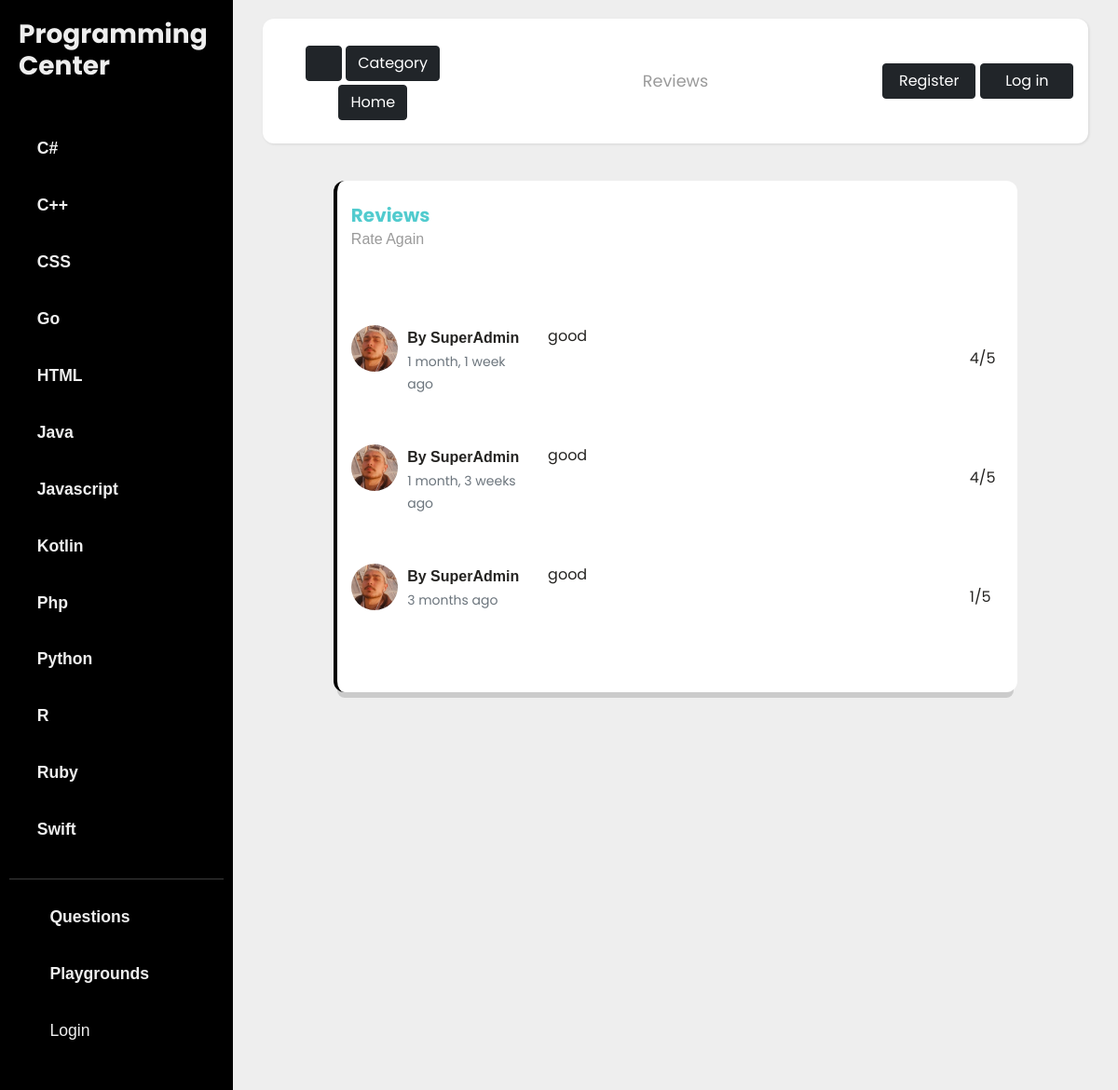
The page /account/review/results/ on the database its author committed.
### programmingLanguage/models.py (models this page shows, shortened)
class Language(models.Model):
    name = models.CharField(max_length=100, unique=True)
    slug = models.SlugField(max_length=10, unique=True)
    category = TreeManyToManyField(Category, related_name='lang_category')
    detail = RichTextField(blank=True, null=True)
    class Meta:
        ordering = ['name']

### account/models.py (models this page shows, shortened)
class Review(models.Model):
    RATE_CHOICES = [
        (1,'Terrible'),
        (2,'Bad'),
        (3,'OK'),
        (4,'Good'),
        (5,'Excellent')
        ]
    user = models.ForeignKey(UserBase, on_delete=models.CASCADE)
    date = models.DateTimeField(default=timezone.now)
    opinion = models.TextField(blank=True)
    rate = models.PositiveSmallIntegerField(choices=RATE_CHOICES)
    class Meta:
        ordering = ['-date']

class UserBase(AbstractBaseUser, PermissionsMixin):
    email = models.EmailField('email address', unique=True)
    username = models.CharField(max_length=150, unique=True)
    first_name = models.CharField(max_length=150, blank=True)
    last_name = models.CharField(max_length=150, blank=True)
    slug = models.SlugField(max_length=150, unique=True)
    is_active = models.BooleanField(default=False)
    is_staff = models.BooleanField(default=False)
    created = models.DateTimeField(auto_now_add=True)
    updated = models.DateTimeField(auto_now=True)
    objects = CustomAccountManager()
    USERNAME_FIELD = 'email'
    REQUIRED_FIELDS = ['username']
    class Meta:
        verbose_name = 'Account'
        verbose_name_plural = 'Accounts'
    def __str__(self):
        return self.username

class Profile(models.Model):
    user = models.OneToOneField(UserBase, on_delete=models.CASCADE)
    interests = models.ManyToManyField(Language, related_name='user_interests', blank=True)
    slug = models.SlugField(max_length=150, unique=True)
    about = models.TextField(blank=True)
    image = models.ImageField(default='avatar.png', upload_to=user_directory_path)
    stars = models.ManyToManyField(UserBase, related_name='star', default=None, blank=True)
    star_count = models.BigIntegerField(default='0')

### account/views.py (the view)
# urls.py: path('review/results/', views.ReviewListView.as_view(), name='review_results'),
class ReviewListView(ListView):
    model = Review
    template_name = 'review/review_results.html'
    paginate_by = 4

### programmingLanguage/views.py (called while the page is built)
def language_list(request):
    language_list = Language.objects.all()
    context = {
        'language_list': language_list
    }
    return context

### templates/review/review_results.html (shortened to what this page needs)
{% extends '../basee.html' %}
{% load crispy_forms_tags %}
{% load humanize %}
{% block content %}
<div class="container-fluid">
    <div class="row">
        <nav class="navbar">
            <div class=" col-lg-3 col-12" style="text-align: center; margin: 10px 0;">
                <button type="button" id="sidebarCollapse" class="btn btn-dark mt-1">
                    <i class="fas fa-align-left"></i>
                </button>
                <a href="{% url 'pl:category' %}" class="btn btn-dark mt-1">Category</a>
                <a href="{% url 'pl:home' %}" class="btn btn-dark mt-1">Home</a>
            </div>
            <div class=" col-lg-6 col-12" style="text-align: center; margin: 10px 0;">
                <a href="{% url 'account:review_results' %}" class="navigation ">Reviews</a>
            </div>
            <div class="col-lg-3 col-12" style="text-align: center; margin: 10px 0;">
                {% if request.user.is_authenticated %}
                <div class="btn-group  dropstart">
                    <a type="button" class="dropdown-toggle" data-bs-toggle="dropdown" data-toggle="dropdown"
                        aria-haspopup="true" aria-expanded="false">
                        <img src="{{ request.user.profile.image.url }}" alt="" class="rounded-circle" width="60"
                            height="60">
                    </a>
                    <div class="dropdown-menu">
                        <a class="dropdown-item"
                            href="{% url 'account:profile' request.user.profile.slug %}">Profile</a>
                        <a class="dropdown-item" href="{% url 'question:user_question_list' request.user.slug %}">My
                            Questions</a>
                        <div class="dropdown-divider"></div>
                        <a class="dropdown-item" href="{% url 'account:logout' %}">Logout</a>
                    </div>
                </div>
                {% else %}
                <div class="row justify-content-center">
                    <a href="{% url 'account:register' %}" class="btn btn-dark col-5"
                        style="margin-right: 5px;">Register</a>
                    <a href="{% url 'account:login' %}" class="btn btn-dark col-5">Log in</a>
                </div>
                {% endif %}
            </div>
        </nav>
    </div>
</div>
<div class="row justify-content-center">
    <div class="col-lg-10 col-md-12 col-sm-12">
        <div class="card card-border">
            <div class="card-header">
                <h5 class="card-title title mb-0">Reviews</h5>
                <a href="{% url 'account:review' %}">
                    <p class="card-category">Rate again</p>
                </a>
            </div>
            <div class="card-body">
                {% for review in object_list %}
                <div>
                    <div class="col-12 my-5">
                        <div class="row ">
                            <div class="col-1">
                                <img src="{{ review.user.profile.image.url }}" alt="" class="rounded-circle" width="50"
                                    height="50">
                            </div>
                            <div class="col-10">
                                <div class="row">
                                    <div class="col-3">
                                        <p class="card-title fw-bold mb-0">By {{review.user}}</p>
                                        <small class="text-muted mt-0">{{review.date|naturaltime}}</small> <br>
                                    </div>
                                    <div class="col-8 coment">
                                        {{review.opinion}}
                                    </div>
                                </div>
                            </div>
                            <div class="col-1">
                                <i class="fas fa-star y-icon"></i>
                                {{review.rate}}/5
                            </div>
                        </div>
                    </div>
                    {% endfor %}
                </div>
            </div>
        </div>
    </div>
</div>
{% endblock %}

### templates/basee.html (shortened to what this page needs)
{% load static %}
<!doctype html>
<html lang="en">
<head>
    <link href="https://cdn.jsdelivr.net/npm/bootstrap@5.0.0-beta2/dist/css/bootstrap.min.css" rel="stylesheet"
>
    <link href="{% static 'fontawesome_free/css/all.min.css' %}" rel="stylesheet" type="text/css">
    <link rel="stylesheet" href="https://cdn.jsdelivr.net/gh/devicons/devicon@v2.10.1/devicon.min.css">
    <link href="{% static 'css/sidebar.css' %}" rel="stylesheet">
    <link href="{% static 'css/card.css' %}" rel="stylesheet">
    <link href="{% static 'css/card1.css' %}" rel="stylesheet">
</head>
<body>
    <div class="wrapper">
        <nav id="sidebar">
            <div class="sidebar-header">
                <a href="{% url 'pl:home' %}">
                <h3 class="fw-bold">Programming Center</h3>
                </a>
            </div>
            <ul class="components">
                {% for lang in language_list %}
                <li>
                    <a href="{% url 'pl:languages_detail' lang.slug %}">
                        <p class="fw-bold">{{lang.name}}</p>
                    </a>
                </li>
                {% endfor %}
                <hr>
                <li>
                    <a href="{% url 'question:question_list' %}">
                        <i class="fas fa-question y-icon"></i>
                        <p class="fw-bold">Questions</p>
                    </a>
                </li>
                <li>
                    <a href="{% url 'editor:home' %}">
                        <i class="fas fa-file-code game-icon"></i>
                        <p class="fw-bold">Playgrounds</p>
                    </a>
                </li>
                {% if request.user.is_authenticated %}
                <li>
                    <a href="{% url 'account:logout' %}">
                        <i class="fas fa-power-off web-icon"></i>
                        <p class="fw-bold">Logout</p>
                    </a>
                </li>
                {% else %}
                <li>
                    <a href="{% url 'account:login' %}">
                        <i class="fas fa-sign-in-alt"></i>
                        <p>Login</p>
                    </a>
                </li>
                {% endif %}
            </ul>
        </nav>
        <div id="content">
            <main class="container">
                {% block content %}
                {% endblock %}
            </main>
        </div>
    </div>
</body>
</html>

### static/css/sidebar.css (style rules this page uses)
:root { --mainColor: #fff; }
body { font-family: 'Poppins', sans-serif; background: #eee; }
p { font-family: sans-serif, 'Poppins'; font-size: 1em; font-weight: 300; line-height: 1.7em; }
a { color: inherit; text-decoration: none; transition: all 0.3s; }
.navbar { padding: 15px 10px; background: #fff; border: none; border-radius: 12px; margin-bottom: 40px; box-shadow: 1px 1px 3px rgba(0, 0, 0, 0.1); }
i, span { display: inline-block; }
.wrapper { display: flex; align-items: stretch; }
#sidebar { min-width: 250px; max-width: 250px; background: #000; color: #eee; transition: all 0.3s; }
#sidebar .sidebar-header { padding: 20px; background: #000; }
#sidebar ul.components { position: relative; padding: 20px 10px; }
#sidebar ul li a { padding: 10px 10px 5px; font-size: 1.1em; display: block; background: linear-gradient(to right, var(--mainColor) 0%, var(--mainColor) 100%); background-position: 0 0 ; background-repeat: repeat-x; background-size: 1px 0; transition: background-size .5s; }
#sidebar ul.components li a p { display: inline-block; margin-left: 15px; }
#content { width: 100%; padding: 20px; min-height: 100vh; transition: all 0.3s; }

### static/css/card.css (style rules this page uses)
.category, .card-category { text-transform: capitalize; font-weight: 400; color: #9A9A9A; font-size: 0.7142em; }
.card-category { font-size: 1em; }
.card { border-radius: 12px; box-shadow: 0 10px 0 -4px rgba(0, 0, 0, 0.15); background-color: #FFFFFF; color: #252422; margin-bottom: 20px; position: relative; border: 0 none; transition: transform 300ms cubic-bezier(0.34, 2, 0.6, 1), box-shadow 200ms ease; }
.card-border { border-left: 4px solid black; }
.card .card-body { padding: 15px 15px 10px 15px; }
.card .card-header { padding: 15px 15px 0; border: 0; }
.card .card-header:not([data-background-color]) { background-color: transparent; }
.card .card-header .card-title { margin-top: 10px; }
.title { font-weight: 700; color: #51cbce; }
a.navigation { color: #9A9A9A; font-size: 1.1rem; }
.game-icon { color: #5cb85c; }
.y-icon { color: #f0ad4e; }
.coment { overflow:auto; height: 5rem; }

### rows shown on the page
Language: name "C#"
Language: name "C++"
Language: name "CSS"
Language: name "Go"
Language: name "HTML"
Language: name "Java"
Language: name "Javascript"
Language: name "Kotlin"
Language: name "Php"
Language: name "Python"
Language: name "R"
Language: name "Ruby"
Language: name "Swift"
Review: user.profile.image (picture), user "SuperAdmin", date "1 month, 1 week ago", opinion "good", rate "4"
Review: user.profile.image (picture), user "SuperAdmin", date "1 month, 3 weeks ago", opinion "good", rate "4"
Review: user.profile.image (picture), user "SuperAdmin", date "3 months ago", opinion "good", rate "1"
